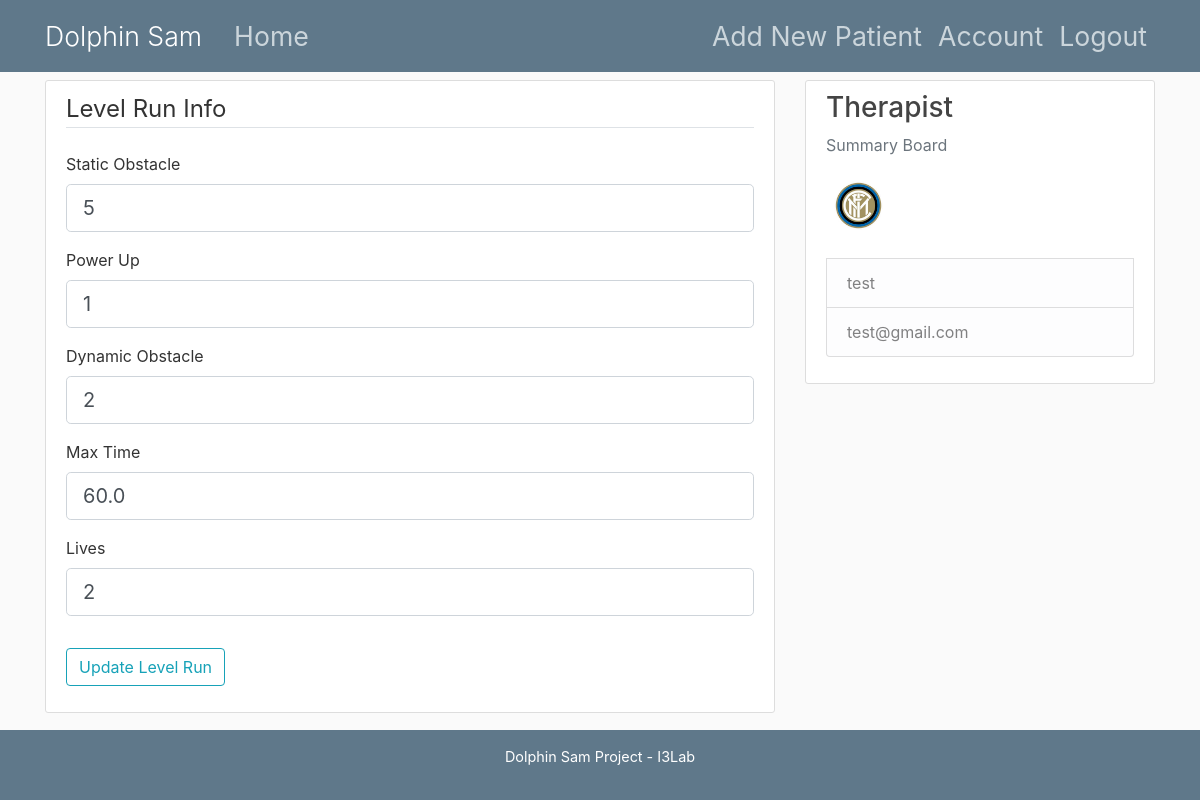
The page /patientlevrun/10-20 (signed in) on the database as committed earlier.
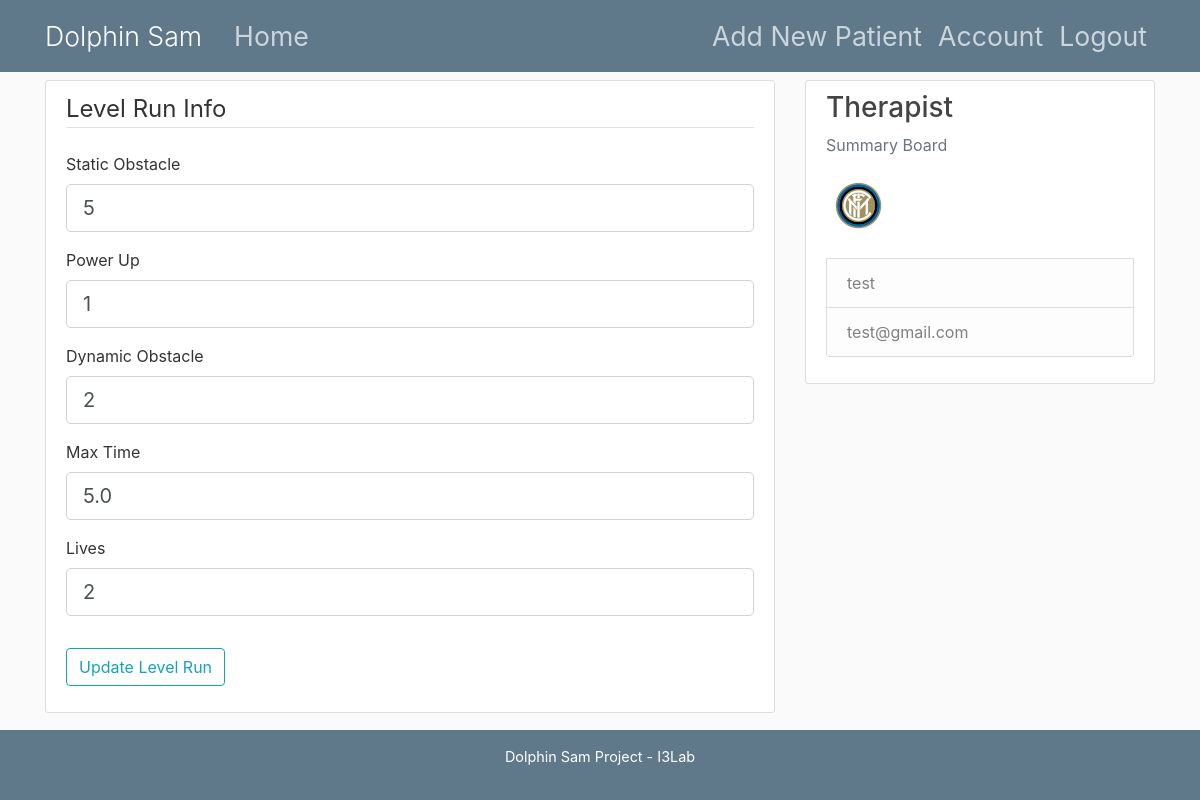
The same page on the database as committed later.
### server/models.py (models this page shows, shortened)
class LevelRun(db.Model):
    id = db.Column(db.Integer, primary_key=True)
    name = db.Column(db.String, nullable=False, default='default')
    static_obstacle = db.Column(db.Integer, nullable=False, default=5)
    power_up = db.Column(db.Integer, nullable=False, default=1)
    dynamic_obstacle = db.Column(db.Integer, nullable=False, default=2)
    max_time = db.Column(db.Float, nullable=False, default=60.0)
    lives = db.Column(db.Integer, nullable=False, default=2)
    patient_id = db.Column(db.Integer, db.ForeignKey('patient.id'), nullable=False)

class User(db.Model, UserMixin):
    id = db.Column(db.Integer, primary_key=True)
    username = db.Column(db.String(20), unique=True, nullable=False)
    email = db.Column(db.String(120), unique=True, nullable=False)
    image_file = db.Column(db.String(20), nullable=False, default='default.jpg')
    password = db.Column(db.String(60), nullable=False)
    patients = db.relationship('Patient', backref='therapist', lazy=True)

### server/routes.py (the view)
@app.route("/patientlevrun/<id_p>-<id_lr>", methods=['GET', 'POST'])
@login_required
def patientlevrun(id_p, id_lr):
    print('sono in patient lev run')
    if current_user.is_authenticated:
        id_reg = id_p.replace('}', '')
        id_int = int(id_reg)
        lr_int = int(id_lr)
        for p in range(0, len(current_user.patients)):
            if current_user.patients[p].id == id_int:
                index = p
        for i in range(0, 2):
            print('i: {}'.format(i))
            if current_user.patients[index].levels_run[i].id == lr_int:
                index_lr = i
        form = UpdateLevelRunForm()
        if form.validate_on_submit():
            current_user.patients[index].levels_run[index_lr].static_obstacle = form.static_obstacle.data
            current_user.patients[index].levels_run[index_lr].power_up = form.power_up.data
            current_user.patients[index].levels_run[index_lr].dynamic_obstacle = form.dynamic_obstacle.data
            current_user.patients[index].levels_run[index_lr].max_time = form.max_time.data
            current_user.patients[index].levels_run[index_lr].lives = form.lives.data
            db.session.commit()
            flash('The patient account has been Updated!', 'success')
            return redirect(url_for('home'))
        elif request.method == 'GET':
            form.static_obstacle.data = current_user.patients[index].levels_run[index_lr].static_obstacle
            form.power_up.data = current_user.patients[index].levels_run[index_lr].power_up
            form.dynamic_obstacle.data = current_user.patients[index].levels_run[index_lr].dynamic_obstacle
            form.max_time.data = current_user.patients[index].levels_run[index_lr].max_time
            form.lives.data = current_user.patients[index].levels_run[index_lr].lives
        return render_template('level_run_update.html', title='Level_Run_Update', form=form)

### server/form.py
class UpdateLevelRunForm(FlaskForm):
    static_obstacle = IntegerField('Static Obstacle', validators=[DataRequired()])
    power_up = IntegerField('Power Up', validators=[DataRequired()])
    dynamic_obstacle = IntegerField('Dynamic Obstacle', validators=[DataRequired()])
    max_time = FloatField('Max Time', validators=[DataRequired()])
    lives = IntegerField('Lives', validators=[DataRequired()])
    submit = SubmitField('Update Level Run')

### server/models.py (called while the page is built)
@login_manager.user_loader
def load_user(user_id):
    return User.query.get(int(user_id))

### server/templates/level_run_update.html (shortened to what this page needs)
{% extends "layout_fixed.html" %}
{% block content %}
<div class="content-section">
    <form method="POST" action="" enctype="multipart/form-data">
        <fieldset class="form-group">
            <legend class="border-bottom mb-4">Level Run Info</legend>
            <div class="form-group">
                {{ form.static_obstacle.label(class="form-control-label") }}
                {% if form.static_obstacle.errors %}
                {{ form.static_obstacle(class="form-control form-control-lg is-invalid") }}
                <div class="invalid-feedback">
                    {% for error in form.static_obstacle.errors %}
                    <span>{{ error }}</span>
                    {% endfor %}
                </div>
                {% else %}
                {{ form.static_obstacle(class="form-control form-control-lg") }}
                {% endif %}
            </div>
            <div class="form-group">
                {{ form.power_up.label(class="form-control-label") }}
                {% if form.power_up.errors %}
                {{ form.power_up(class="form-control form-control-lg is-invalid") }}
                <div class="invalid-feedback">
                    {% for error in form.power_up.errors %}
                    <span>{{ error }}</span>
                    {% endfor %}
                </div>
                {% else %}
                {{ form.power_up(class="form-control form-control-lg") }}
                {% endif %}
            </div>
            <div class="form-group">
                {{ form.dynamic_obstacle.label(class="form-control-label") }}
                {% if form.dynamic_obstacle.errors %}
                {{ form.dynamic_obstacle(class="form-control form-control-lg is-invalid") }}
                <div class="invalid-feedback">
                    {% for error in form.dynamic_obstacle.errors %}
                    <span>{{ error }}</span>
                    {% endfor %}
                </div>
                {% else %}
                {{ form.dynamic_obstacle(class="form-control form-control-lg") }}
                {% endif %}
            </div>
            <div class="form-group">
                {{ form.max_time.label(class="form-control-label") }}
                {% if form.max_time.errors %}
                {{ form.max_time(class="form-control form-control-lg is-invalid") }}
                <div class="invalid-feedback">
                    {% for error in form.max_time.errors %}
                    <span>{{ error }}</span>
                    {% endfor %}
                </div>
                {% else %}
                {{ form.max_time(class="form-control form-control-lg") }}
                {% endif %}
            </div>
            <div class="form-group">
                {{ form.lives.label(class="form-control-label") }}
                {% if form.lives.errors %}
                {{ form.lives(class="form-control form-control-lg is-invalid") }}
                <div class="invalid-feedback">
                    {% for error in form.lives.errors %}
                    <span>{{ error }}</span>
                    {% endfor %}
                </div>
                {% else %}
                {{ form.lives(class="form-control form-control-lg") }}
                {% endif %}
            </div>
        </fieldset>
        <div class="form-group">
            {{ form.submit(class="btn btn-outline-info") }}
        </div>
    </form>
</div>
{% endblock content %}

### server/templates/layout_fixed.html (shortened to what this page needs)
<!DOCTYPE html>
<html>
<head>
    <link rel="stylesheet" href="https://maxcdn.bootstrapcdn.com/bootstrap/4.0.0/css/bootstrap.min.css">
    <link rel="stylesheet" type="text/css" href="{{ url_for('static', filename='main.css') }}">
</head>
<body>
<header class="site-header">
    <nav class="navbar navbar-expand-md navbar-dark bg-steel fixed-top">
        <div class="container">
            <a class="navbar-brand mr-4" href="/">Dolphin Sam</a>
            <div class="collapse navbar-collapse" id="navbarToggle">
                <div class="navbar-nav mr-auto">
                    <a class="nav-item nav-link" href="{{ url_for('home') }}">Home</a>
                </div>
                <div class="navbar-nav">
                    {% if current_user.is_authenticated %}
                    <a class="nav-item nav-link" href="{{ url_for('new_patient') }}">Add New Patient</a>
                    <a class="nav-item nav-link" href="{{ url_for('account') }}">Account</a>
                    <a class="nav-item nav-link" href="{{ url_for('logout') }}">Logout</a>
                    {% else %}
                    <a class="nav-item nav-link" href="{{ url_for('login') }}">Login</a>
                    <a class="nav-item nav-link" href="{{ url_for('register') }}">Register</a>
                    {% endif %}
                </div>
            </div>
        </div>
    </nav>
</header>
<main role="main" class="container">
    <div class="row">
        <div class="col-md-8">
            {% block content %}{% endblock %}
        </div>
        <div class="col-md-4">
            <div class="content-section">
                <h3>Therapist</h3>
                <p class='text-muted'>Summary Board
                <ul class="list-group">
                    {% if current_user.is_authenticated %}
                    <img class="rounded-circle article-img" src="{{ url_for('static', filename='profile_pics/' + current_user.image_file) }}" style="margin-bottom: 20px">
                    <li class="list-group-item list-group-item-light"> {{ current_user.username }} </li>
                    <li class="list-group-item list-group-item-light"> {{ current_user.email }} </li>
                    {% else %}
                    <li class="list-group-item list-group-item-light">Username</li>
                    <li class="list-group-item list-group-item-light">Email</li>
                    {% endif %}
                </ul>
                </p>
            </div>
        </div>
    </div>
</main>
<div class="copy-layout-fixed">
    <p>Dolphin Sam Project - I3Lab</p>
</div>
</body>
</html>

### server/static/main.css (style rules this page uses)
body { background: #fafafa; color: #333333; margin-top: 5rem; }
h1, h2, h3, h4, h5, h6 { color: #444444; }
.bg-steel { background-color: #5f788a; }
.site-header .navbar-nav .nav-link { color: #cbd5db; font-size: 20pt; }
.site-header .navbar-brand { font-size: 20pt; font-weight: 300; }
.content-section { background: #ffffff; padding: 10px 20px; border: 1px solid #dddddd; border-radius: 3px; margin-bottom: 20px; }
.article-img { height: 65px; width: 65px; margin-right: 16px; }
.copy-layout-fixed { position: absolute; bottom: 0; left: 0; right: 0; text-align: center; background: #5f788a; padding: 1em 1em; }
.copy-layout-fixed p { color: #fff; font-size:0.9em; }

Rows that differ between the two databases and show on the page:
changed LevelRun: max_time "60.0" → "5.0"
